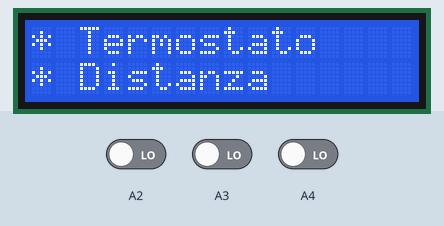
A sketch run on a simulated Arduino Uno, built with avr-gcc and run on an emulated ATmega328P. Parts: 16×2 character LCD. The inputs (shaded band) are chosen by the test bench; at power-on: A2 LOW, A3 LOW, A4 LOW.

Above: at 11.3 s.
11.4 s: A2 driven HIGH
At 14.1 s:
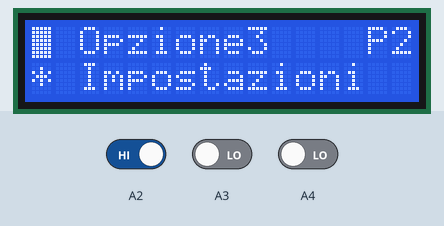
14.2 s: A3 driven HIGH
At 16.9 s:
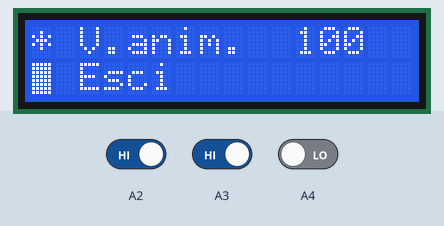
17.2 s: A2 driven LOW
19.3 s: A4 driven HIGH
At 20.35 s:
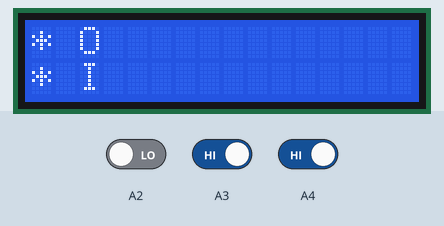
22.3 s: A4 driven LOW
At 24.4 s:
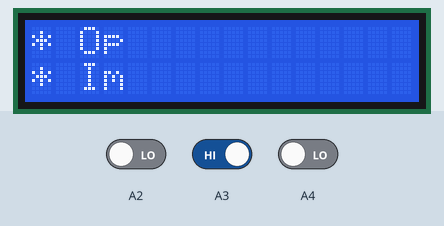
25.3 s: A2 driven HIGH
At 28.03 s:
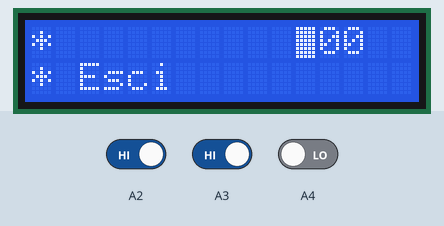

The sketch:

Main.ino
```cpp
/*
 * MENU ARDUINO - v 0.1-2 Alpha
 *
 * CHANGELOG:
 * * 0.1-1 ** Alpha ** 01:55  03/01/2019 ** First Release
 * / Diario del programmatore, data astrale 3119.1, ho sviluppato la prima
 *  versione utilizzabile(ma non troppo) del programma e dispositivo, ho riscontrato un bug
 *  nell'unica opzione di Termostato. Di seguito elenco il primo changelog relativo a questa versione. \
 *
 *  - Menu con animazioni
 *  - Bootanimation v 1
 *  - Termostato
 *  - Controllo tramite pulsanti
 *
 * / Diario del programmatore, complemento, ieri sera mi sono dimenticato di aggiungere i bug, vista
 * la stanchezza non me ne sorprendo, li elenco qui di seguito. \
 *
 * [BUG] il termostato non si chiude, se si tenta di uscire il cursore va al punto (0,0) dell' LCD
 *
 * ******************************************************************************************************
 *
 * * 0.1-2 ** Alpha ** 12:48 03/01/2019 ** Bugfix
 * / Diario del programmatore, data astrale 3119.12, ho effettuato delle correzione del codice e lo
 *  ho ottimizzato, sto per aggiungere le impostazioni del dispositivo che permetteranno di controllare
 *  le animazioni, di seguito elenco le novita di questa versione. \
 *
 *  - Risolto il problema del termostato
 *  - Ottimizzazione del codice
 *
 *  *****************************************************************************************************
 *
 * * 0.2-1 ** Alpha ** 21:15 02/01/2019 ** Update
 * / Diario del programmatore, data astrale 3119.21, ho sviluppato una seconda versione Alpha del
 *  dispositivo in cui ho aggiunto la sezione impostazioni in cui e' possibile modificare la velocita' delle
 *  animazioni(temporaneamente solo in versione avanzata). \
 *
 *  - Aggiunta la sezione "Impostazioni"
 *  - Controllo delle animazioni da parte dell'utilizzatore
 *
 *  ****************************************************************************************************
 *  / Diario del programmatore, data astrale 30119.19, dopo un cambio di distribuzione Linux ho rilevato
 *   problemi con le porte seriali, i cui permessi non erano concessi ad Arduino, dopo svariato tempo di
 *   ricerche e tentativi sono riuscito a risolvere il problema. \
*/

#include <NewPing.h>
#define TRIGGER_PIN 10
#define ECHO_PIN 9
#define MAX_DISTANCE 400
NewPing sonar(TRIGGER_PIN, ECHO_PIN, MAX_DISTANCE);
#include <DHT.h>
#include <LiquidCrystal.h>
#define DHTPIN 8
#define DHTTYPE DHT11
DHT dht(DHTPIN, DHTTYPE);
const char rs = 2, en = 3, d4 = 4, d5 = 5, d6 = 6, d7 = 7;
LiquidCrystal lcd(rs, en, d4, d5, d6, d7);
int distanza=0;
char cursore=0;
bool down=0;
bool enter=0;
bool up=0;
bool cm=0;
signed int c;
signed int ca;
signed int cb;
signed int cc;
int pausa=100;

void setup(){
  pinMode(A2, INPUT);
  pinMode(A3, INPUT);
  pinMode(A4, INPUT);
  lcd.begin(16,2);
  bootanimation();
}

void loop(){
  if(cursore==0 || cursore==1){
    if(ca==0){
      lcd.noBlink();
      lcd.clear();
      lcd.print("*");
      lcd.setCursor(0,1);
      lcd.print("*");
      delay(pausa);
      lcd.setCursor(1,0);
      lcd.print(" ");
      lcd.setCursor(1,1);
      lcd.print(" ");
      delay(pausa);
      lcd.setCursor(2,0);
      lcd.print("T");
      lcd.setCursor(2,1);
      lcd.print("D");
      delay(pausa);
      lcd.setCursor(3,0);
      lcd.print("e");
      lcd.setCursor(3,1);
      lcd.print("i");
      delay(pausa);
      lcd.setCursor(4,0);
      lcd.print("r");
      lcd.setCursor(4,1);
      lcd.print("s");
      delay(pausa);
      lcd.setCursor(5,0);
      lcd.print("m");
      lcd.setCursor(5,1);
      lcd.print("t");
      delay(pausa);
      lcd.setCursor(6,0);
      lcd.print("o");
      lcd.setCursor(6,1);
      lcd.print("a");
      delay(pausa);
      lcd.setCursor(7,0);
      lcd.print("s");
      lcd.setCursor(7,1);
      lcd.print("n");
      delay(pausa);
      lcd.setCursor(8,0);
      lcd.print("t");
      lcd.setCursor(8,1);
      lcd.print("z");
      delay(pausa);
      lcd.setCursor(9,0);
      lcd.print("a");
      lcd.setCursor(9,1);
      lcd.print("a");
      delay(pausa);
      lcd.setCursor(10,0);
      lcd.print("t");
      delay(pausa);
      lcd.setCursor(11,0);
      lcd.print("o");
      delay(pausa);
      lcd.setCursor(14, 0);
      lcd.print("P1");
    }
    ca=ca+1;
    lcd.setCursor(0, cm);
    lcd.blink();
    cb=0;
  }
  if(cursore==2 || cursore==3){
    if(cb==0){
      lcd.noBlink();
      lcd.clear();
      lcd.print("*");
      lcd.setCursor(0,1);
      lcd.print("*");
      delay(pausa);
      lcd.setCursor(1,0);
      lcd.print(" ");
      lcd.setCursor(1,1);
      lcd.print(" ");
      delay(pausa);
      lcd.setCursor(2,0);
      lcd.print("O");
      lcd.setCursor(2,1);
      lcd.print("I");
      delay(pausa);
      lcd.setCursor(3,0);
      lcd.print("p");
      lcd.setCursor(3,1);
      lcd.print("m");
      delay(pausa);
      lcd.setCursor(4,0);
      lcd.print("z");
      lcd.setCursor(4,1);
      lcd.print("p");
      delay(pausa);
      lcd.setCursor(5,0);
      lcd.print("i");
      lcd.setCursor(5,1);
      lcd.print("o");
      delay(pausa);
      lcd.setCursor(6,0);
      lcd.print("o");
      lcd.setCursor(6,1);
      lcd.print("s");
      delay(pausa);
      lcd.setCursor(7,0);
      lcd.print("n");
      lcd.setCursor(7,1);
      lcd.print("t");
      delay(pausa);
      lcd.setCursor(8,0);
      lcd.print("e");
      lcd.setCursor(8,1);
      lcd.print("a");
      delay(pausa);
      lcd.setCursor(9,0);
      lcd.print("3");
      lcd.setCursor(9,1);
      lcd.print("z");
      delay(pausa);
      lcd.setCursor(10,1);
      lcd.print("i");
      delay(pausa);
      lcd.setCursor(11,1);
      lcd.print("o");
      delay(pausa);
      lcd.setCursor(12,1);
      lcd.print("n");
      delay(pausa);
      lcd.setCursor(13,1);
      lcd.print("i");
      delay(pausa);
      lcd.setCursor(14, 0);
      lcd.print("P2");
    }
    cb=cb+1;
    lcd.setCursor(0, cm);
    lcd.blink();
    ca=0;
  }
  if(digitalRead(A2)==HIGH){
    down=1-down;
    cm=1-cm;
    cursore=cursore+1;
    delay(500);
  }
  if(digitalRead(A3)==HIGH){
    enter=1-enter;
    delay(500);
  }
  if(digitalRead(A4)==HIGH){
    up=1-up;
    cm=1-cm;
    cursore=cursore-1;
    delay(500);
  }
  while(enter==1 && cursore==0){
    Termostato();
  }
  while(enter==1 && cursore==1){
    Distanza();
  }
  while(enter==1 && cursore==2){
    Opzione3();
  }
  while(enter==1 && cursore==3){
    Impostazioni();
  }
  if(cursore>3){
    cursore=0;
    lcd.setCursor(0,0);
    lcd.blink();
  }
  if(cursore<0){
    cursore=3;
    lcd.setCursor(0,1);
    lcd.blink();
  }
  c=0;
  delay(10);
}
```

1_Termostato.ino
```cpp
void Termostato(){
  if(c==0){
    lcd.clear();
    lcd.setCursor(0, 0);
    lcd.print("T=");
    lcd.setCursor(5, 0);
    lcd.print("U=");
    lcd.setCursor(0, 1);
    lcd.print("* Esci");
  }
  c=c+1;
  delay(10);
  if(digitalRead(A3)==HIGH){
    enter=1-enter;
    lcd.setCursor(0,0);
    lcd.print("                ");
    lcd.setCursor(0,1);
    lcd.print("                ");
    lcd.setCursor(0,0);
    lcd.print("Uscita...");
    lcd.noBlink();
    delay(1000);
    lcd.setCursor(0,0);
    lcd.print("         ");
    ca=0;
    cb=0;
  }
  int t=dht.readTemperature();
  int h=dht.readHumidity();
  lcd.setCursor(2, 0);
  lcd.print(t);
  lcd.setCursor(7, 0);
  lcd.print(h);
  lcd.setCursor(0,1);
  lcd.blink();
}
```

2_Sensoredistanza.ino
```cpp
void Distanza(){
  if(c==0){
    lcd.clear();
    lcd.setCursor(0,1);
    lcd.print("* Esci");
  }
  c=c+1;
  if(digitalRead(A3)==HIGH){
    enter=1-enter;
    lcd.setCursor(0,0);
    lcd.print("                ");
    lcd.setCursor(0,1);
    lcd.print("                ");
    lcd.setCursor(0,0);
    lcd.print("Uscita...");
    lcd.noBlink();
    delay(1000);
    lcd.setCursor(0,0);
    lcd.print("         ");
    ca=0;
    cb=0;
  }
  unsigned int uS = sonar.ping();
  distanza = uS / US_ROUNDTRIP_CM;
  lcd.setCursor(0, 0);
  lcd.print("distanza:");
  lcd.setCursor(9,0);
  lcd.print(distanza);
  lcd.print("cm");
  lcd.setCursor(0,1);
  lcd.blink();
  delay(200);
  lcd.setCursor(9,0);
  lcd.print("      ");
}
```

3_Opzione3.ino
```cpp
void Opzione3(){
  if(c==0){
    lcd.clear();
  }
  c=c+1;
  if(digitalRead(A3)==HIGH){
    enter=1-enter;
    lcd.setCursor(0,0);
    lcd.print("                ");
    lcd.setCursor(0,1);
    lcd.print("                ");
    lcd.setCursor(0,0);
    lcd.print("Uscita...");
    lcd.noBlink();
    delay(1000);
    lcd.setCursor(0,0);
    lcd.print("         ");
    ca=0;
    cb=0;
  }
  lcd.setCursor(0,0);
  lcd.print("Error->no comand");
  lcd.setCursor(0, 1);
  lcd.print("* Esci");
  lcd.setCursor(0,1);
  lcd.blink();
  delay(10);
}
```

4_Impostazioni.ino
```cpp
void Impostazioni(){
  char cau=0;
  if(c==0){
    ca=0;
    cb=0;
    lcd.clear();
    lcd.setCursor(0,0);
    lcd.print("* V.anim.");
    lcd.setCursor(0, 1);
    lcd.print("* Esci");
  }
  c=c+1;
  if(digitalRead(A2)==HIGH){
    cb=1-cb;
    cc=cc+1;
    delay(500);
  }
  if(digitalRead(A4)==HIGH){
    cb=1-cb;
    cc=cc-1;
    delay(500);
  }
  if(digitalRead(A3)==HIGH){
    cau=1-cau;
    delay(500);
  }
  delay(10);
  if(cc>1){
    cc=0;
  }
  while(cau==1 && cc==0){
    if(pausa<100){
    lcd.setCursor(13,0);
    lcd.print("  ");
    }
    if(pausa>995){
      pausa=0;
    }
    lcd.setCursor(11,0);
    lcd.print(pausa);
    lcd.setCursor(10,0);
    lcd.blink();
    if(digitalRead(A3)==HIGH){
      cau=0;
      delay(500);
    }
    if(digitalRead(A2)==HIGH){
      pausa=pausa+5;
      lcd.setCursor(2,0);
      lcd.print("         ");
      delay(pausa);
      lcd.setCursor(2,0);
      lcd.print("V");
      delay(pausa);
      lcd.print(".");
      delay(pausa);
      lcd.print("a");
      delay(pausa);
      lcd.print("n");
      delay(pausa);
      lcd.print("i");
      delay(pausa);
      lcd.print("m");
      delay(pausa);
      lcd.print(".");
      delay(pausa);
    }
    if(digitalRead(A4)==HIGH){
      pausa=pausa-5;
      lcd.setCursor(2,0);
      lcd.print("         ");
      delay(pausa);
      lcd.setCursor(2,0);
      lcd.print("V");
      delay(pausa);
      lcd.print(".");
      delay(pausa);
      lcd.print("a");
      delay(pausa);
      lcd.print("n");
      delay(pausa);
      lcd.print("i");
      delay(pausa);
      lcd.print("m");
      delay(pausa);
      lcd.print(".");
      delay(pausa);
    }
  }
  lcd.setCursor(11,0);
  lcd.print("    ");
  lcd.setCursor(11,0);
  lcd.print(pausa);
  lcd.setCursor(0,cc);
  lcd.blink();
  if(digitalRead(A3)==HIGH && cc==1){
    enter=0;
    delay(500);
  }
}
```

First_boot.ino
```cpp
void bootanimation(){
  lcd.print("P");
  delay(100);
  lcd.print("r");
  delay(100);
  lcd.print("o");
  delay(100);
  lcd.print("j");
  delay(100);
  lcd.print("e");
  delay(100);
  lcd.print("c");
  delay(100);
  lcd.print("t");
  delay(100);
  lcd.setCursor(0,1);
  lcd.print("F");
  delay(100);
  lcd.print("i");
  delay(100);
  lcd.print("t");
  delay(100);
  lcd.print("z");
  delay(100);
  lcd.print("g");
  delay(100);
  lcd.print("e");
  delay(100);
  lcd.print("r");
  delay(100);
  lcd.print("a");
  delay(100);
  lcd.print("l");
  delay(100);
  lcd.print("d");


  delay(500);
  lcd.setCursor(11, 1);
  lcd.print("EXT");
  delay(500);
  lcd.setCursor(11,1);
  lcd.print("   ");
  delay(500);
  lcd.setCursor(11, 1);
  lcd.print("EXT");
  delay(500);
  lcd.setCursor(11,1);
  lcd.print("   ");
  delay(500);
  lcd.setCursor(11, 1);
  lcd.print("EXT");
  delay(500);
  lcd.setCursor(11,1);
  lcd.print("   ");
  delay(500);
  lcd.setCursor(11, 1);
  lcd.print("EXT");
  delay(3000);
  lcd.setCursor(13,1);
  lcd.print(" ");
  delay(100);
  lcd.setCursor(12,1);
  lcd.print(" ");
  delay(100);
  lcd.setCursor(11,1);
  lcd.print(" ");
  delay(100);
  lcd.setCursor(9, 1);
  lcd.print(" ");
  delay(100);
  lcd.setCursor(8, 1);
  lcd.print(" ");
  delay(100);
  lcd.setCursor(7, 1);
  lcd.print(" ");
  delay(100);
  lcd.setCursor(6, 1);
  lcd.print(" ");
  delay(100);
  lcd.setCursor(5, 1);
  lcd.print(" ");
  delay(100);
  lcd.setCursor(4, 1);
  lcd.print(" ");
  delay(100);
  lcd.setCursor(3, 1);
  lcd.print(" ");
  delay(100);
  lcd.setCursor(2, 1);
  lcd.print(" ");
  delay(100);
  lcd.setCursor(1, 1);
  lcd.print(" ");
  delay(100);
  lcd.setCursor(0, 1);
  lcd.print(" ");
  delay(100);
  lcd.setCursor(6, 0);
  lcd.print(" ");
  delay(100);
  lcd.setCursor(5, 0);
  lcd.print(" ");
  delay(100);
  lcd.setCursor(4, 0);
  lcd.print(" ");
  delay(100);
  lcd.setCursor(3, 0);
  lcd.print(" ");
  delay(100);
  lcd.setCursor(2, 0);
  lcd.print(" ");
  delay(100);
  lcd.setCursor(1, 0);
  lcd.print(" ");
  delay(100);
  lcd.setCursor(0, 0);
  lcd.print(" ");
  delay(100);
}
```

Measured:
- after the input at 14.2 s, the display: first changes after 0.64 s (image 2 shows a later state)
